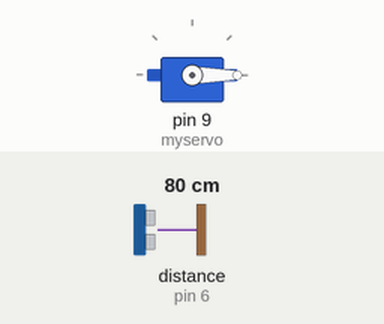
This sketch was run on a simulated Arduino Uno, built with avr-gcc and run on an emulated ATmega328P. Parts: servo. Wiring (inferred from the names in the program): ultrasonic range finder: trigger pin 7; echo pin 6. Inputs (shaded band) come from the test bench; at power-on: distance to the obstacle (sensor on pin 6) 80 cm. The echo pulse lasts 58.3 µs per cm.

Above: at 1.2 s.
1.3 s: distance to the obstacle (sensor on pin 6) set to 18 cm
4.3 s: distance to the obstacle (sensor on pin 6) set to 2 cm
At 5.4 s:
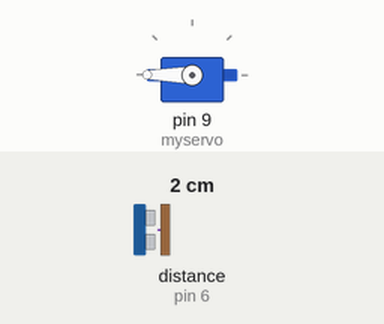
5.8 s: distance to the obstacle (sensor on pin 6) set to 4 cm
At 6.9 s:
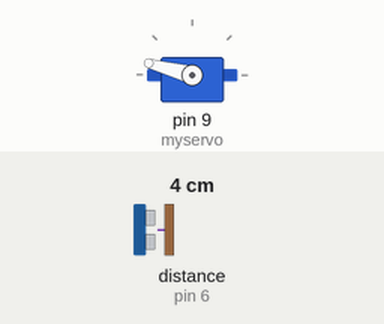
7.3 s: distance to the obstacle (sensor on pin 6) set to 9 cm
At 8.2 s:
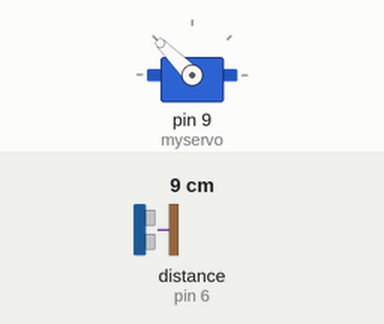
8.8 s: distance to the obstacle (sensor on pin 6) set to 35 cm
At 9.3 s:
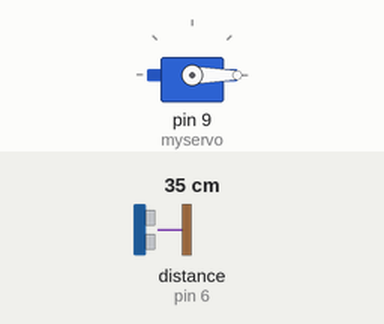
Timing chart, 0 to 11.3 s (numbered marks = the images above; inputs shaded):
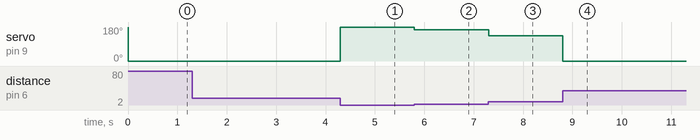

The sketch:

Distance_meter.ino
```cpp
#define echoPin 6
#define trigPin 7

#include <Servo.h>
Servo myservo;
void setup() {
Serial.begin(9600);
pinMode(trigPin, OUTPUT);
pinMode(echoPin, INPUT);
myservo.attach(9);
  myservo.write(180);
}

void loop() {
  float distance, duration;
  digitalWrite(trigPin , HIGH);
  delayMicroseconds(100);
digitalWrite(trigPin, LOW);
duration = pulseIn(echoPin, HIGH);
distance= (((duration/2)/29.1/100)*39.37);
int angle = map( distance, 0,12,180,0);
myservo.write(angle);

/*Serial.print("Distance is");                //////////////////////////////
Serial.print(distance);                       //////Use this to check///////
Serial.println("in");                         //////every thing is ok///////
Serial.flush();                               //////////////////////////////
delay(1000);*/

}
```

Measured:
- after the input at 4.3 s, servo on pin 9 (myservo): 0° → 180° at once
- after the input at 5.8 s, servo on pin 9 (myservo): 180° → 165° at once
- after the input at 7.3 s, servo on pin 9 (myservo): 165° → 135° at once
- after the input at 8.8 s, servo on pin 9 (myservo): 135° → 0° at once
